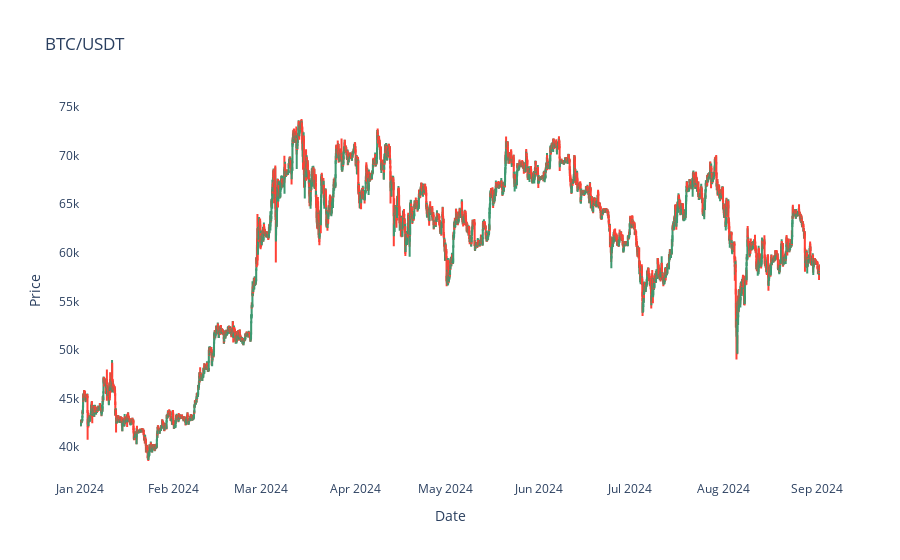

This figure's notebook cell:
### Code cell
fig = go.Figure([go.Candlestick(x=df['date'], 
                                open=df['open'],
                                high=df['high'],
                                low=df['low'],
                                close=df['close'])])
fig.update_layout(xaxis_rangeslider_visible=False,
                  #xaxis=dict(type = "category"),
                  plot_bgcolor='white',
                  xaxis_title='Date',
                  yaxis_title='Price',
                  title="BTC/USDT")
#fig.update_yaxes(fixedrange=False)
fig.show()

### Figure 1 — Plotly figure (JSON) as saved in the notebook; plotly's stock layout.template omitted (floating-point values rounded to 4 significant figures; data arrays with more than 128 entries replaced by an {"elided": "..."} marker saying what was removed)
{"data": [{"close": {"elided": "5878 float values"}, "high": {"elided": "5878 float values"}, "low": {"elided": "5878 float values"}, "open": {"elided": "5878 float values"}, "x": {"elided": "5878 str values"}, "type": "candlestick"}], "layout": {"xaxis": {"rangeslider": {"visible": false}, "title": {"text": "Date"}}, "plot_bgcolor": "white", "yaxis": {"title": {"text": "Price"}}, "title": {"text": "BTC/USDT"}}}
